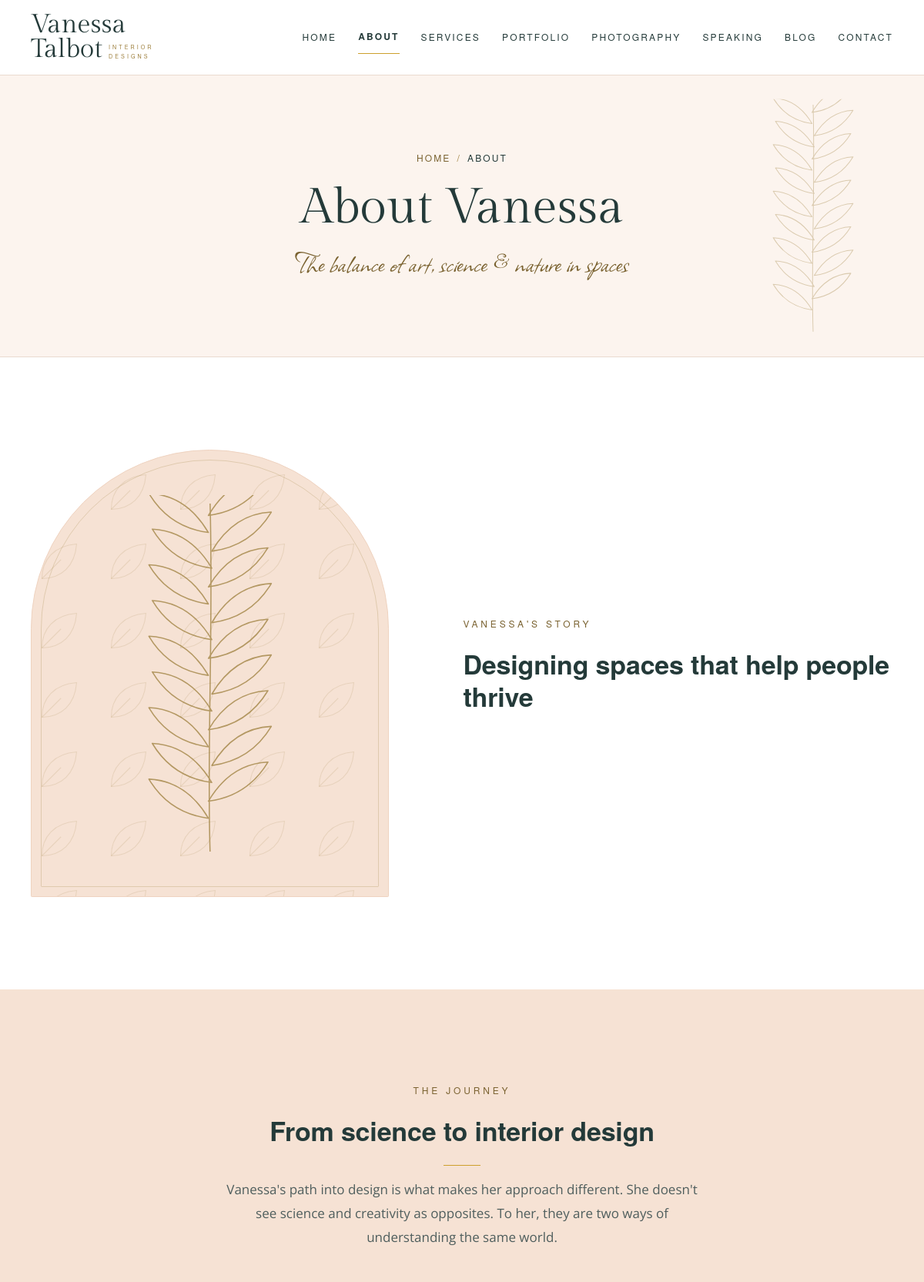
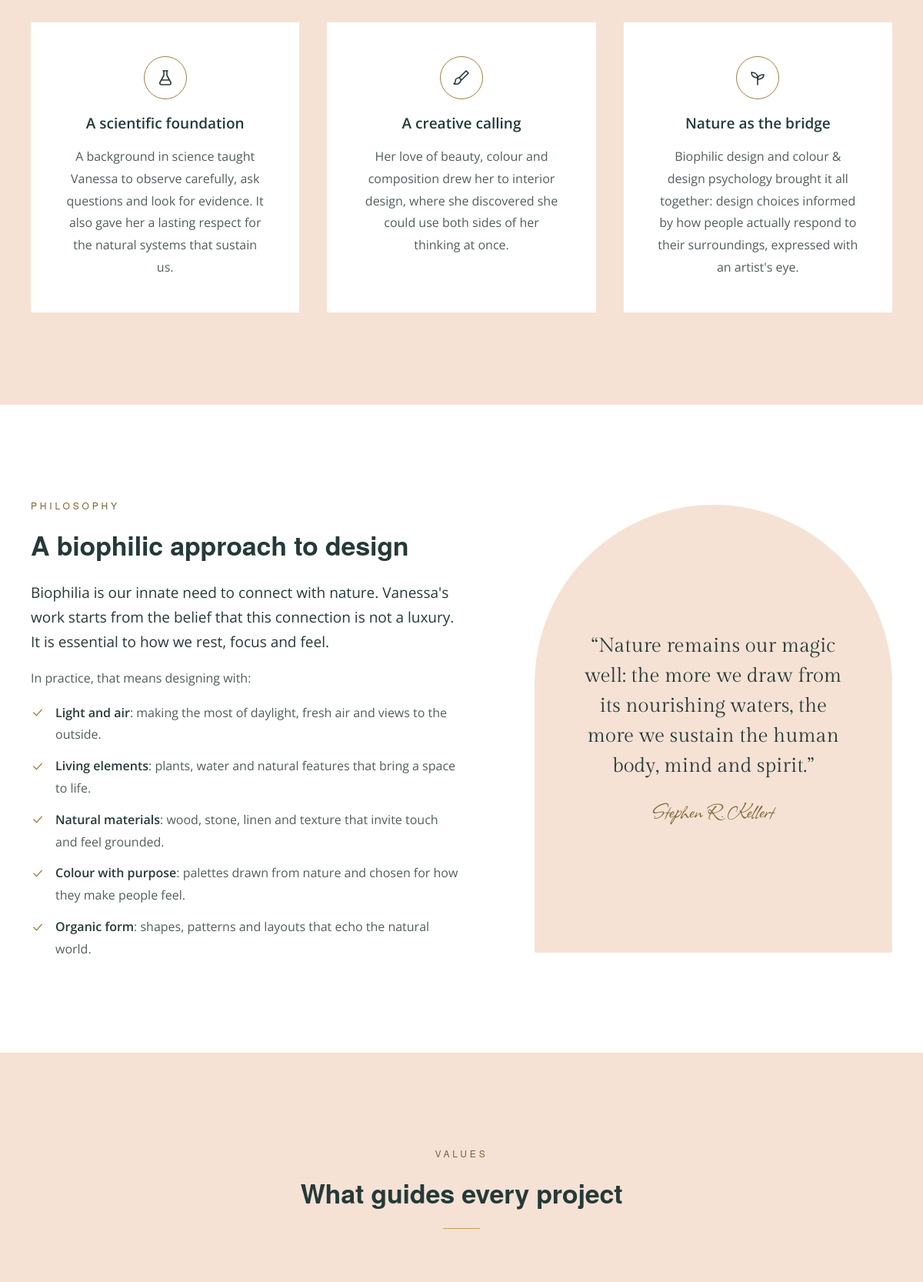
Page /about.php (upper part) on the committed database (2 pictures, top to bottom).
### tables this page shows
CREATE TABLE IF NOT EXISTS PageSections (
    SectionID           INT UNSIGNED NOT NULL AUTO_INCREMENT,
    PageKey             VARCHAR(50)  NOT NULL,
    SectionKey          VARCHAR(100) NOT NULL,
    Eyebrow             VARCHAR(255) NULL,
    Heading             VARCHAR(255) NULL,
    Introduction        TEXT NULL,
    Body                MEDIUMTEXT NULL,
    ButtonText          VARCHAR(100) NULL,
    ButtonLink          VARCHAR(500) NULL,
    SecondaryButtonText VARCHAR(100) NULL,
    SecondaryButtonLink VARCHAR(500) NULL,
    Image               VARCHAR(500) NULL,
    ImageAlt            VARCHAR(255) NULL,
    DisplayOrder        INT NOT NULL DEFAULT 0,
    Status              ENUM('Draft','Published','Archived') NOT NULL DEFAULT 'Draft',
    CreatedDate         DATETIME NOT NULL DEFAULT CURRENT_TIMESTAMP,
    UpdatedDate         DATETIME NOT NULL DEFAULT CURRENT_TIMESTAMP ON UPDATE CURRENT_TIMESTAMP,
    LastEditedBy        INT UNSIGNED NULL,
    LastEditedDate      DATETIME NULL,
    PRIMARY KEY (SectionID),
    UNIQUE KEY uq_PageSections_Key (PageKey, SectionKey),
    KEY idx_PageSections_Listing (PageKey, Status, DisplayOrder),
    CONSTRAINT fk_PageSections_LastEditedBy FOREIGN KEY (LastEditedBy)
        REFERENCES AdminUsers (AdminUserID) ON UPDATE CASCADE ON DELETE SET NULL
);

CREATE TABLE IF NOT EXISTS PageSectionItems (
    ItemID         INT UNSIGNED NOT NULL AUTO_INCREMENT,
    SectionID      INT UNSIGNED NOT NULL,
    ItemKey        VARCHAR(100) NULL,
    Title          VARCHAR(255) NULL,
    Text           TEXT NULL,
    Icon           VARCHAR(50)  NULL,
    Link           VARCHAR(500) NULL,
    Image          VARCHAR(500) NULL,
    ImageAlt       VARCHAR(255) NULL,
    DisplayOrder   INT NOT NULL DEFAULT 0,
    Status         ENUM('Draft','Published','Archived') NOT NULL DEFAULT 'Draft',
    CreatedDate    DATETIME NOT NULL DEFAULT CURRENT_TIMESTAMP,
    UpdatedDate    DATETIME NOT NULL DEFAULT CURRENT_TIMESTAMP ON UPDATE CURRENT_TIMESTAMP,
    LastEditedBy   INT UNSIGNED NULL,
    LastEditedDate DATETIME NULL,
    PRIMARY KEY (ItemID),
    UNIQUE KEY uq_PageSectionItems_Key (SectionID, ItemKey),
    KEY idx_PageSectionItems_Listing (SectionID, Status, DisplayOrder),
    CONSTRAINT fk_PageSectionItems_Section FOREIGN KEY (SectionID)
        REFERENCES PageSections (SectionID) ON UPDATE CASCADE ON DELETE CASCADE,
    CONSTRAINT fk_PageSectionItems_LastEditedBy FOREIGN KEY (LastEditedBy)
        REFERENCES AdminUsers (AdminUserID) ON UPDATE CASCADE ON DELETE SET NULL
);

### about.php (the view, shortened to what the rows shown need)
<?php
require_once INCLUDES_PATH . '/content.php';
$sections       = site_sections('about');
require_once INCLUDES_PATH . '/header.php';
?>
<main id="main-content">
    <?= content_hero_open($sections['page-header'] ?? [], edit_block('about', 'page-header')) ?>
        <div class="container">
            <nav class="breadcrumb" aria-label="Breadcrumb">
                <ol>
                </ol>
            </nav>
            <h1 id="page-title"<?= ed_section($sections['page-header'] ?? null, 'Heading') ?>><?= e($sections['page-header']['Heading'] ?? '') ?></h1>
            <p class="tagline page-hero__tagline"<?= ed_setting('Tagline') ?>><?= e(site_tagline()) ?></p>
        </div>
    </section>
<?php if ($section = $sections['story'] ?? null): ?>
    <section class="section"<?= content_labelled($section, 'story-title') ?>>
        <div class="container split">
            <div class="split__content">
                <?= content_eyebrow($section) ?>
                <?= content_heading($section, 'story-title') ?>
            </div>
        </div>
    </section>
<?php endif; ?>
<?php if ($section = $sections['journey'] ?? null): ?>
    <section class="section section--peach"<?= content_labelled($section, 'journey-title') ?>>
        <div class="container">
            <?= content_section_header($section, 'journey-title') ?>
            <ol class="journey">
<?php foreach ($section['items'] as $item): ?>
                <li class="journey__step">
                    <span class="journey__icon"<?= ed_item($item, 'Icon') ?>><?= icon((string) $item['Icon']) ?></span>
                    <h3<?= ed_item($item, 'Title') ?>><?= e($item['Title']) ?></h3>
                    <p<?= ed_item($item, 'Text') ?>><?= e($item['Text']) ?></p>
                </li>
<?php endforeach; ?>
            </ol>
        </div>
    </section>
<?php endif; ?>
<?php if ($section = $sections['philosophy'] ?? null):
    $quote = $sections['quote']['items'][0] ?? null;
?>
    <section class="section"<?= content_labelled($section, 'philosophy-title') ?>>
        <div class="container split split--reverse">
            <div class="split__media">
<?php if ($quote): ?>
                <figure class="quote-panel">
                    <blockquote>
                        <p<?= ed_item($quote, 'Text') ?>>&ldquo;<?= e($quote['Text']) ?>&rdquo;</p>
                    </blockquote>
                    <figcaption><span class="tagline"<?= ed_item($quote, 'Title') ?>><?= e($quote['Title']) ?></span></figcaption>
                </figure>
<?php endif; ?>
            </div>
            <div class="split__content">
                <?= content_eyebrow($section) ?>
                <?= content_heading($section, 'philosophy-title') ?>
                <?= content_paragraphs($section['Introduction'], 'lead', ed_section($section, 'Introduction')) ?>
                <?= content_paragraphs($section['Body'], '', ed_section($section, 'Body')) ?>
                <ul class="check-list">
<?php foreach ($section['items'] as $item): ?>
                    <li<?= ed_item($item, 'Title') ?>><?= icon('check') ?><span><strong><?= e($item['Title']) ?></strong>: <?= e($item['Text']) ?></span></li>
<?php endforeach; ?>
                </ul>
            </div>
        </div>
    </section>
<?php endif; ?>
<?php if ($section = $sections['values'] ?? null): ?>
    <section class="section section--peach"<?= content_labelled($section, 'values-title') ?>>
        <div class="container">
            <?= content_section_header($section, 'values-title', $about['CoreValues'] ?? '', ed_about('CoreValues')) ?>
        </div>
    </section>
<?php endif; ?>
</main>
<?php require_once INCLUDES_PATH . '/footer.php'; ?>

### includes/content.php (shortened to what the rows shown need)
<?php
require_once INCLUDES_PATH . '/database.php';
require_once INCLUDES_PATH . '/page-map.php';
function content_fetch(string $key, callable $query): mixed
{
    static $databaseDown = false;
    static $fallback = null;
    if (!$databaseDown) {
        try {
            $result = $query();
            if ($result !== null) {
                return $result;
            }
        } catch (Throwable $error) {
            $databaseDown = true;
            error_log('Public content unavailable, using fallback: ' . $error->getMessage());
        }
    }
    $fallback ??= require INCLUDES_PATH . '/content-fallback.php';
    return $fallback[$key] ?? [];
}
function site_tagline(): string
{
    static $tagline = null;
    return $tagline ??= (string) (content_fetch('settings', static fn() => db_row('SELECT Tagline FROM WebsiteSettings WHERE SettingID = 1'))['Tagline'] ?? '');
}
function site_about(): array
{
    return content_fetch('about', static fn() => db_row('SELECT * FROM AboutContent WHERE AboutID = 1'));
}
function site_sections(string $page): array
{
    return content_fetch('sections_' . $page, static function () use ($page): array {
        $sections = [];
        foreach (db_all("SELECT * FROM PageSections WHERE PageKey = ? AND Status = 'Published' ORDER BY DisplayOrder", [$page]) as $section) {
            $section['items'] = db_all("SELECT * FROM PageSectionItems WHERE SectionID = ? AND Status = 'Published' ORDER BY DisplayOrder, ItemID", [$section['SectionID']]);
            $sections[$section['SectionKey']] = $section;
        }
        return $sections;
    });
}
function content_paragraphs(?string $text, string $firstClass = '', string $edit = ''): string
{
    $html = '';
    foreach (preg_split('/\n\s*\n/', trim((string) $text)) ?: [] as $index => $paragraph) {
        if ($paragraph !== '') {
            $class = $index === 0 && $firstClass !== '' ? ' class="' . e($firstClass) . '"' : '';
            $html .= '<p' . $class . $edit . '>' . nl2br(e($paragraph), false) . '</p>';
        }
    }
    return $html;
}
function content_labelled(array $section, string $id): string
{
    return trim((string) ($section['Heading'] ?? '')) === '' ? '' : ' aria-labelledby="' . e($id) . '"';
}
function content_eyebrow(array $section): string
{
    return trim((string) ($section['Eyebrow'] ?? '')) === '' ? '' : '<p class="eyebrow"' . ed_section($section, 'Eyebrow') . '>' . e($section['Eyebrow']) . '</p>';
}
function content_heading(array $section, string $id): string
{
    return trim((string) ($section['Heading'] ?? '')) === '' ? '' : '<h2 id="' . e($id) . '"' . ed_section($section, 'Heading') . '>' . e($section['Heading']) . '</h2>';
}
function content_section_header(array $section, string $id, ?string $intro = null, string $introEdit = ''): string
{
    if ($intro === null) {
        $intro     = $section['Introduction'] ?? '';
        $introEdit = ed_section($section, 'Introduction');
    }
    return '<header class="section-header">' . content_eyebrow($section) . content_heading($section, $id)
         . (trim((string) $intro) === '' ? '' : '<p' . $introEdit . '>' . e($intro) . '</p>') . '</header>';
}
function content_hero_open(array $header, string $edit = ''): string
{
    $image = trim((string) ($header['Image'] ?? ''));
    $at    = ed_section(!empty($header['SectionID']) ? $header : null, 'Image');
    if ($image === '' || !link_is_safe($image)) {
        return '<section class="page-hero" aria-labelledby="page-title">' . $edit
             . ($at !== '' ? '<span class="page-hero__image-spot"' . $at . '>' . botanical('botanical page-hero__botanical') . '</span>' : botanical('botanical page-hero__botanical'));
    }
    return '<section class="page-hero page-hero--image" aria-labelledby="page-title">' . $edit
         . '<img class="page-hero__image" src="' . e(image_url($image, 'full')) . '"' . image_srcset($image, '100vw') . ' alt="' . e($header['ImageAlt'] ?? '') . '"' . $at . '>';
}

### includes/icons.php (shortened to what the rows shown need)
<?php
function icon(string $name, string $class = 'icon'): string
{
    static $paths = [
        'leaf'    => '<path d="M5 21c0-9 6-15 16-16-1 10-7 16-16 16Z"/><path d="M5 21 14 12"/>',
        'palette' => '<path d="M12 3a9 9 0 1 0 0 18c1.1 0 2-.9 2-2 0-.5-.2-1-.5-1.3-.3-.4-.5-.8-.5-1.3 0-1.1.9-2 2-2h2.4A4.6 4.6 0 0 0 21 9.8C21 6 17 3 12 3Z"/><circle cx="7.5" cy="11" r="1"/><circle cx="10" cy="7" r="1"/><circle cx="15" cy="7" r="1"/>',
        'camera'  => '<path d="M4 7h3l2-3h6l2 3h3a1 1 0 0 1 1 1v11a1 1 0 0 1-1 1H4a1 1 0 0 1-1-1V8a1 1 0 0 1 1-1Z"/><circle cx="12" cy="13" r="4"/>',
        'mic'     => '<rect x="9" y="3" width="6" height="11" rx="3"/><path d="M5 11a7 7 0 0 0 14 0M12 18v3M8 21h8"/>',
        'group'   => '<circle cx="9" cy="8" r="3"/><path d="M3 20c0-3.3 2.7-6 6-6s6 2.7 6 6"/><circle cx="17" cy="9" r="2.5"/><path d="M16 14.2c2.8.4 5 2.8 5 5.8"/>',
        'chat'    => '<path d="M4 5h16v11H9l-5 4V5Z"/><path d="M8 10h8M8 13h5"/>',
        'arrow'   => '<path d="M5 12h14M13 6l6 6-6 6"/>',
        'flask'   => '<path d="M9 3h6M10 3v6l-5 9a2 2 0 0 0 1.7 3h10.6a2 2 0 0 0 1.7-3l-5-9V3"/><path d="M7.5 15h9"/>',
        'brush'   => '<path d="M18 3l3 3-9 9-3-3 9-9Z"/><path d="M9 12c-3 0-5 2-5 5 0 1.5-1 2.5-2 3 4 1 9 0 9-5"/>',
        'sprout'  => '<path d="M12 21v-9"/><path d="M12 12C12 7 8 5 4 5c0 5 3 7 8 7Z"/><path d="M12 14c0-4 3-6 8-6 0 4-3 6-8 6Z"/>',
        'mail'    => '<rect x="3" y="5" width="18" height="14" rx="1"/><path d="m3 7 9 6 9-6"/>',
        'person'  => '<circle cx="12" cy="12" r="9"/><circle cx="12" cy="10" r="3"/><path d="M6.5 18.5c1.3-2 3.3-3 5.5-3s4.2 1 5.5 3"/>',
        'eye'     => '<path d="M2 12s3.5-7 10-7 10 7 10 7-3.5 7-10 7S2 12 2 12Z"/><circle cx="12" cy="12" r="3"/>',
        'shield'  => '<path d="M12 3 4 6v6c0 4.5 3.4 8.3 8 9 4.6-.7 8-4.5 8-9V6l-8-3Z"/><path d="m9 12 2 2 4-4"/>',
        'check'   => '<path d="m5 12 5 5 9-10"/>',
        'pen'     => '<path d="M4 20h4L19 9l-4-4L4 16v4Z"/><path d="m13 7 4 4"/>',
    ];
    $svg = $paths[$name] ?? '';
    return '<svg class="' . e($class) . '" viewBox="0 0 24 24" fill="none" stroke="currentColor" stroke-width="1.6" '
         . 'stroke-linecap="round" stroke-linejoin="round" aria-hidden="true" focusable="false">' . $svg . '</svg>';
}

### rows in the picture
pagesections: Heading "About Vanessa"
pagesections: Eyebrow "VANESSA'S STORY", Heading "Designing spaces that help people thrive"
pagesections: Eyebrow "THE JOURNEY", Heading "From science to interior design", Introduction "Vanessa's path into design is what makes her approach different. She doesn't see science and creativity as opposites. To her, they are two ways of understanding the same world."
pagesectionitems: Title "A scientific foundation", Text "A background in science taught Vanessa to observe carefully, ask questions and look for evidence. It also gave her a lasting respect for the natural systems that sustain us."
pagesectionitems: Title "A creative calling", Text "Her love of beauty, colour and composition drew her to interior design, where she discovered she could use both sides of her thinking at once."
pagesectionitems: Title "Nature as the bridge", Text "Biophilic design and colour & design psychology brought it all together: design choices informed by how people actually respond to their surroundings, expressed with an artist's eye."
pagesectionitems: Text "Nature remains our magic well: the more we draw from its nourishing waters, the more we sustain the human body, mind and spirit.", Title "Stephen R. Kellert"
pagesections: Eyebrow "PHILOSOPHY", Heading "A biophilic approach to design", Introduction "Biophilia is our innate need to connect with nature. Vanessa's work starts from the belief that this connection is not a luxury. It is essential to how we rest, focus and feel.", Body "In practice, that means designing with:"
pagesectionitems: Title "Light and air", Text "making the most of daylight, fresh air and views to the outside."
pagesectionitems: Title "Living elements", Text "plants, water and natural features that bring a space to life."
pagesectionitems: Title "Natural materials", Text "wood, stone, linen and texture that invite touch and feel grounded."
pagesectionitems: Title "Colour with purpose", Text "palettes drawn from nature and chosen for how they make people feel."
pagesectionitems: Title "Organic form", Text "shapes, patterns and layouts that echo the natural world."
pagesections: Eyebrow "VALUES", Heading "What guides every project"

### other values in the picture
$item['label'] "HOME"
$item['label'] "ABOUT"
$item['label'] "SERVICES"
$item['label'] "PORTFOLIO"
$item['label'] "PHOTOGRAPHY"
$item['label'] "SPEAKING"
$item['label'] "BLOG"
$item['label'] "CONTACT"
site_tagline() "The balance of art, science & nature in spaces"
